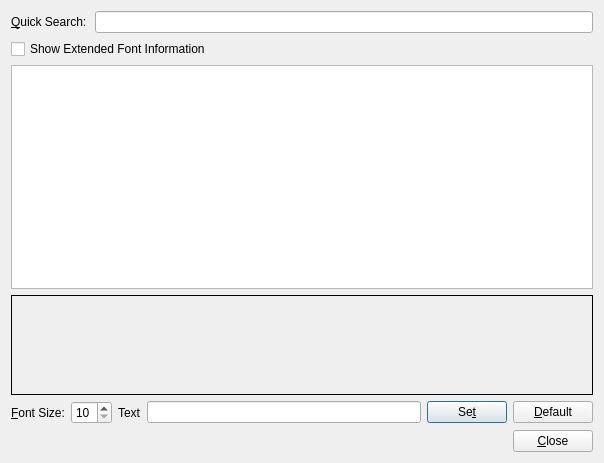
<ui version="4.0" >
 <class>FontPreview</class>
 <widget class="QDialog" name="FontPreview" >
  <property name="geometry" >
   <rect>
    <x>0</x>
    <y>0</y>
    <width>604</width>
    <height>463</height>
   </rect>
  </property>
  <property name="windowTitle" >
   <string>Fonts Preview</string>
  </property>
  <layout class="QGridLayout" name="gridLayout" >
   <item row="0" column="0" colspan="2" >
    <widget class="QLabel" name="searchLabel" >
     <property name="text" >
      <string>&amp;Quick Search:</string>
     </property>
     <property name="wordWrap" >
      <bool>false</bool>
     </property>
     <property name="buddy" >
      <cstring>searchEdit</cstring>
     </property>
    </widget>
   </item>
   <item row="0" column="2" colspan="5" >
    <widget class="QLineEdit" name="searchEdit" />
   </item>
   <item row="1" column="0" colspan="7" >
    <widget class="QCheckBox" name="extendedCheckBox" >
     <property name="text" >
      <string>Show Extended Font Information</string>
     </property>
    </widget>
   </item>
   <item row="2" column="0" colspan="7" >
    <widget class="FontListView" name="fontList" >
     <property name="alternatingRowColors" >
      <bool>true</bool>
     </property>
     <property name="selectionMode" >
      <enum>QAbstractItemView::SingleSelection</enum>
     </property>
     <property name="selectionBehavior" >
      <enum>QAbstractItemView::SelectRows</enum>
     </property>
     <property name="sortingEnabled" >
      <bool>true</bool>
     </property>
    </widget>
   </item>
   <item row="3" column="0" colspan="7" >
    <widget class="QLabel" name="fontPreview" >
     <property name="minimumSize" >
      <size>
       <width>500</width>
       <height>100</height>
      </size>
     </property>
     <property name="maximumSize" >
      <size>
       <width>16777215</width>
       <height>100</height>
      </size>
     </property>
     <property name="frameShape" >
      <enum>QFrame::Box</enum>
     </property>
     <property name="wordWrap" >
      <bool>false</bool>
     </property>
    </widget>
   </item>
   <item row="4" column="0" >
    <widget class="QLabel" name="sizeLabel" >
     <property name="text" >
      <string>&amp;Font Size:</string>
     </property>
     <property name="wordWrap" >
      <bool>false</bool>
     </property>
     <property name="buddy" >
      <cstring>sizeSpin</cstring>
     </property>
    </widget>
   </item>
   <item row="4" column="1" colspan="2" >
    <widget class="QSpinBox" name="sizeSpin" >
     <property name="minimum" >
      <number>10</number>
     </property>
     <property name="maximum" >
      <number>72</number>
     </property>
    </widget>
   </item>
   <item row="4" column="3" >
    <widget class="QLabel" name="displayLabel" >
     <property name="text" >
      <string>Text</string>
     </property>
     <property name="wordWrap" >
      <bool>false</bool>
     </property>
    </widget>
   </item>
   <item row="4" column="4" >
    <widget class="QLineEdit" name="displayEdit" >
     <property name="toolTip" >
      <string>Sample text to display</string>
     </property>
    </widget>
   </item>
   <item row="4" column="5" >
    <widget class="QPushButton" name="displayButton" >
     <property name="toolTip" >
      <string>Set the preview text</string>
     </property>
     <property name="text" >
      <string>Se&amp;t</string>
     </property>
     <property name="shortcut" >
      <string>Alt+T</string>
     </property>
    </widget>
   </item>
   <item row="4" column="6" >
    <widget class="QPushButton" name="resetDisplayButton" >
     <property name="toolTip" >
      <string>Reset the text</string>
     </property>
     <property name="text" >
      <string>&amp;Default</string>
     </property>
    </widget>
   </item>
   <item row="5" column="0" colspan="7" >
    <layout class="QHBoxLayout" >
     <property name="spacing" >
      <number>6</number>
     </property>
     <property name="margin" >
      <number>0</number>
     </property>
     <item>
      <spacer>
       <property name="orientation" >
        <enum>Qt::Horizontal</enum>
       </property>
       <property name="sizeType" >
        <enum>QSizePolicy::Expanding</enum>
       </property>
       <property name="sizeHint" stdset="0" >
        <size>
         <width>40</width>
         <height>20</height>
        </size>
       </property>
      </spacer>
     </item>
     <item>
      <widget class="QPushButton" name="cancelButton" >
       <property name="text" >
        <string>&amp;Close</string>
       </property>
       <property name="shortcut" >
        <string>Alt+C</string>
       </property>
      </widget>
     </item>
    </layout>
   </item>
  </layout>
 </widget>
 <layoutdefault spacing="6" margin="11" />
 <customwidgets>
  <customwidget>
   <class>FontListView</class>
   <extends>QTableView</extends>
   <header>fontlistview.h</header>
  </customwidget>
 </customwidgets>
 <resources/>
 <connections/>
</ui>
